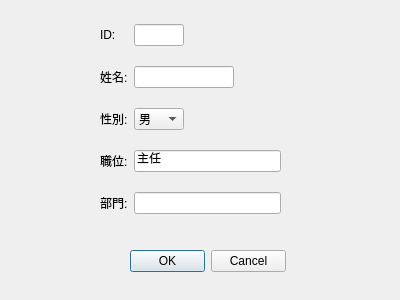
<?xml version="1.0" encoding="UTF-8"?>
<ui version="4.0">
 <class>Add</class>
 <widget class="QWidget" name="Add">
  <property name="geometry">
   <rect>
    <x>0</x>
    <y>0</y>
    <width>400</width>
    <height>300</height>
   </rect>
  </property>
  <property name="windowTitle">
   <string>Form</string>
  </property>
  <widget class="QWidget" name="gridLayoutWidget">
   <property name="geometry">
    <rect>
     <x>100</x>
     <y>10</y>
     <width>181</width>
     <height>221</height>
    </rect>
   </property>
   <layout class="QGridLayout" name="gridLayout">
    <item row="0" column="0">
     <widget class="QLabel" name="label_4">
      <property name="text">
       <string>ID:</string>
      </property>
     </widget>
    </item>
    <item row="1" column="1">
     <widget class="QLineEdit" name="lineEdit_4">
      <property name="maximumSize">
       <size>
        <width>100</width>
        <height>16777215</height>
       </size>
      </property>
     </widget>
    </item>
    <item row="3" column="1">
     <widget class="QLineEdit" name="lineEdit_6">
      <property name="enabled">
       <bool>true</bool>
      </property>
      <property name="text">
       <string>主任</string>
      </property>
     </widget>
    </item>
    <item row="1" column="0">
     <widget class="QLabel" name="label_3">
      <property name="text">
       <string>姓名:</string>
      </property>
     </widget>
    </item>
    <item row="0" column="1">
     <widget class="QLineEdit" name="lineEdit_3">
      <property name="enabled">
       <bool>true</bool>
      </property>
      <property name="maximumSize">
       <size>
        <width>50</width>
        <height>16777215</height>
       </size>
      </property>
      <property name="text">
       <string/>
      </property>
     </widget>
    </item>
    <item row="3" column="0">
     <widget class="QLabel" name="label_6">
      <property name="text">
       <string>職位:</string>
      </property>
     </widget>
    </item>
    <item row="2" column="1">
     <widget class="QComboBox" name="comboBox">
      <property name="maximumSize">
       <size>
        <width>50</width>
        <height>16777215</height>
       </size>
      </property>
      <item>
       <property name="text">
        <string>男</string>
       </property>
      </item>
      <item>
       <property name="text">
        <string>女</string>
       </property>
      </item>
     </widget>
    </item>
    <item row="2" column="0">
     <widget class="QLabel" name="label_5">
      <property name="text">
       <string>性別:</string>
      </property>
     </widget>
    </item>
    <item row="4" column="0">
     <widget class="QLabel" name="label_7">
      <property name="text">
       <string>部門:</string>
      </property>
     </widget>
    </item>
    <item row="4" column="1">
     <widget class="QLineEdit" name="lineEdit_5"/>
    </item>
   </layout>
  </widget>
  <widget class="QDialogButtonBox" name="buttonBox">
   <property name="geometry">
    <rect>
     <x>130</x>
     <y>250</y>
     <width>156</width>
     <height>23</height>
    </rect>
   </property>
   <property name="standardButtons">
    <set>QDialogButtonBox::Cancel|QDialogButtonBox::Ok</set>
   </property>
  </widget>
 </widget>
 <resources/>
 <connections/>
</ui>
